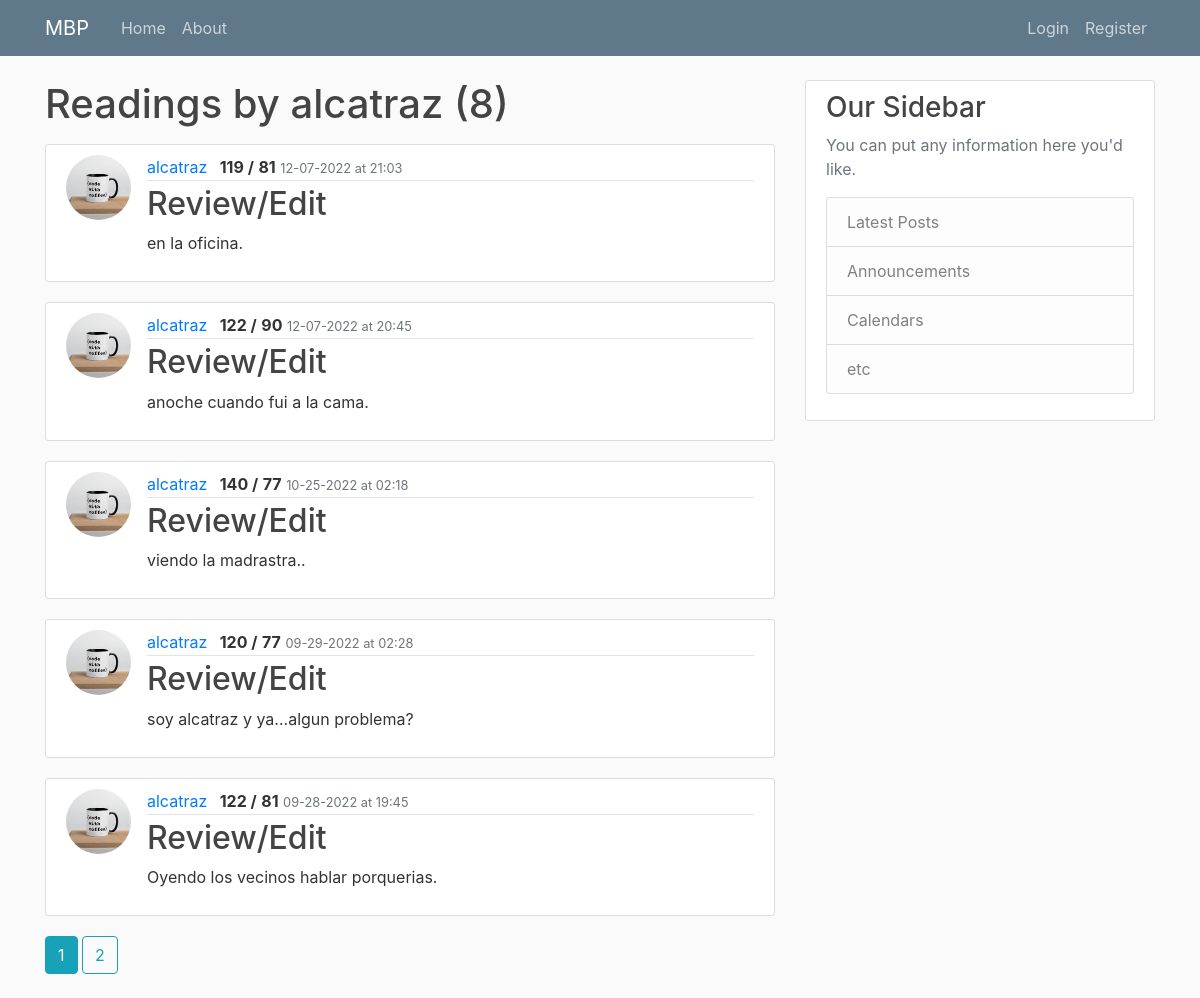
Page /user/alcatraz on the committed database.
### mbp/models.py (models this page shows, shortened)
class User(db.Model, UserMixin):
    id = db.Column(db.Integer, primary_key=True)
    username = db.Column(db.String(20), unique=True, nullable=False)
    email = db.Column(db.String(120), unique=True, nullable=False)
    image_file = db.Column(db.String(20), nullable=False, default='default.jpg')
    password = db.Column(db.String(60), nullable=False)
    readings = db.relationship('Reading', backref='user', lazy=True)

class Reading(db.Model):
    id = db.Column(db.Integer, primary_key=True)
    sys = db.Column(db.String(3), nullable=False)
    dia = db.Column(db.String(3), nullable=False)
    notes = db.Column(db.Text, nullable=False)
    date_posted = db.Column(db.DateTime, nullable=False, default=datetime.utcnow)
    user_id = db.Column(db.Integer, db.ForeignKey('user.id'), nullable=False)

### mbp/users/routes.py (the view)
@users.route('/user/<string:username>')
def user_readings(username):
    page = request.args.get('page', 1, type=int) #Grab the page we want. In this case page one. Set type integer as the page number.
    user = User.query.filter_by(username=username).first_or_404()
    reading = Reading.query.filter_by(user=user)\
        .order_by(Reading.date_posted.desc())\
        .paginate(page=page, per_page=5) #Show 5 readings per page. Can use http://localhost:8000/home?page=3 to navigate to pages.
    return render_template('user_readings.html', reading=reading, user=user)

### mbp/templates/user_readings.html
{% extends "base.html" %}
{% block content %}
    <h1 class="mb-3">Readings by {{ user.username }} ({{ reading.total }})</h1>
    {% for reading in reading.items %}
    <article class="media content-section">
      <img class="rounded-circle article-img" src="{{ url_for('static', filename='profile_pics/' + reading.user.image_file) }}" />
      <div class="media-body">
        <div class="article-metadata">
          <a class="mr-2" href="{{ url_for('users.user_readings', username=reading.user.username) }}">{{ reading.user.username }}</a>
          <text class="font-weight-bold">{{ reading.sys }} /</text>
          <text class="font-weight-bold">{{ reading.dia}}</text>
          <small class="text-muted">{{ reading.date_posted.strftime('%m-%d-%Y at %H:%M') }}</small>
        </div>
        <h2><a class="article-title" href="{{ url_for('readings.reading', reading_id=reading.id) }}">Review/Edit</a></h2>
          <p class="article-content">{{ reading.notes }}</p>
      </div>
    </article>
    {% endfor %}
    {% for page_num in reading.iter_pages(left_edge=1, right_edge=1, left_current=1, right_current=2) %}
      {% if page_num %}
        {% if reading.page == page_num %}
          <a class="btn btn-info mb-4" href="{{ url_for('users.user_readings', username=user.username, page=page_num) }}">{{ page_num }}</a>
        {% else %}
          <a class="btn btn-outline-info mb-4" href="{{ url_for('users.user_readings', username=user.username, page=page_num) }}">{{ page_num }}</a>
        {% endif %}
      {% else %}
        ...
      {% endif %}
    {% endfor %}
{% endblock content %}

### mbp/static/css/main.css (style rules this page uses)
body { background: #fafafa; color: #333333; margin-top: 5rem; }
h1, h2, h3, h4, h5, h6 { color: #444444; }
.content-section { background: #ffffff; padding: 10px 20px; border: 1px solid #dddddd; border-radius: 3px; margin-bottom: 20px; }
.article-title { color: #444444; }
.article-content { white-space: pre-line; }
.article-img { height: 65px; width: 65px; margin-right: 16px; }
.article-metadata { padding-bottom: 1px; margin-bottom: 4px; border-bottom: 1px solid #e3e3e3 }

### rows in the picture
User: username "alcatraz"
Reading: image_file (picture), user.username "alcatraz", sys "119", dia "81", date_posted "12-07-2022 at 21:03", notes "en la oficina."
Reading: image_file (picture), user.username "alcatraz", sys "122", dia "90", date_posted "12-07-2022 at 20:45", notes "anoche cuando fui a la cama."
Reading: image_file (picture), user.username "alcatraz", sys "140", dia "77", date_posted "10-25-2022 at 02:18", notes "viendo la madrastra.."
Reading: image_file (picture), user.username "alcatraz", sys "120", dia "77", date_posted "09-29-2022 at 02:28", notes "soy alcatraz y ya...algun problema?"
Reading: image_file (picture), user.username "alcatraz", sys "122", dia "81", date_posted "09-28-2022 at 19:45", notes "Oyendo los vecinos hablar porquerias."

### other values in the picture
{{ reading.total }} "8"
{{ page_num }} "1"
{{ page_num }} "2"
